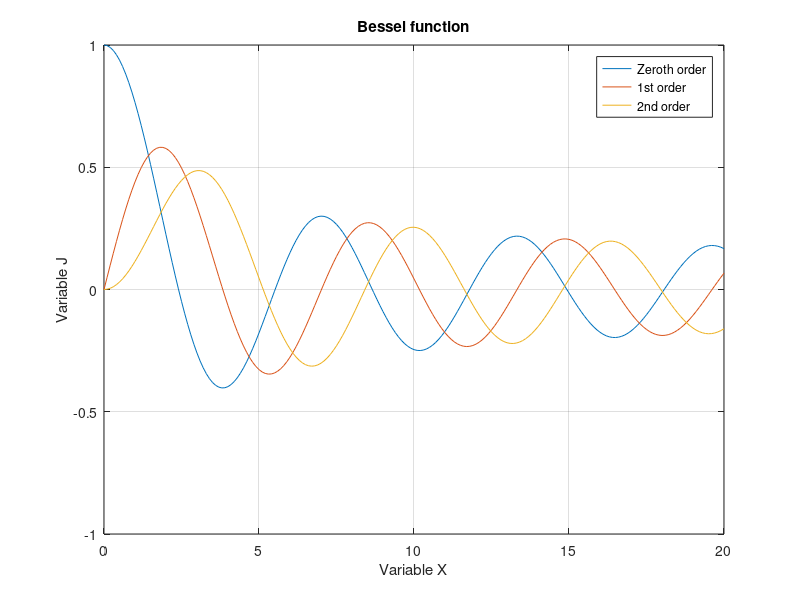

This chart was generated by the following MATLAB code:
clear all; close all;
format long;
x=(0:0.1:20)';
y_0=besselj(0,x);
y_1=besselj(1,x);
y_2=besselj(2,x);
figure(1)
h=plot(x,y_0,'',x,y_1,'',x,y_2,''); grid on;
axis([0,20,-1,1]);
xlabel('Variable X');
ylabel('Variable J');
title('Bessel function');
legend('Zeroth order','1st order','2nd order');